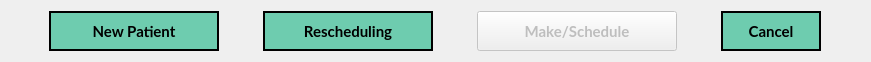
      <widget class="QWidget" name="layoutWidget">
       <property name="geometry">
        <rect>
         <x>290</x>
         <y>40</y>
         <width>871</width>
         <height>42</height>
        </rect>
       </property>
       <layout class="QHBoxLayout" name="horizontalLayout_19">
        <item>
         <widget class="QPushButton" name="NewPatient_Btn">
          <property name="enabled">
           <bool>true</bool>
          </property>
          <property name="minimumSize">
           <size>
            <width>170</width>
            <height>40</height>
           </size>
          </property>
          <property name="maximumSize">
           <size>
            <width>120</width>
            <height>16777215</height>
           </size>
          </property>
          <property name="font">
           <font>
            <family>Lato</family>
            <pointsize>11</pointsize>
            <weight>75</weight>
            <bold>true</bold>
           </font>
          </property>
          <property name="cursor">
           <cursorShape>PointingHandCursor</cursorShape>
          </property>
          <property name="styleSheet">
           <string notr="true">QPushButton {
	border-image: none;
	background-color: #6ECCAF;
	color: black;
	border: 2px solid black;
}

QPushButton::hover {
	background-color: rgb(139, 231, 100);
	color: white;
}

</string>
          </property>
          <property name="text">
           <string>New Patient</string>
          </property>
         </widget>
        </item>
        <item>
         <widget class="QPushButton" name="DisplayReschedule_Btn">
          <property name="enabled">
           <bool>true</bool>
          </property>
          <property name="minimumSize">
           <size>
            <width>170</width>
            <height>40</height>
           </size>
          </property>
          <property name="maximumSize">
           <size>
            <width>120</width>
            <height>16777215</height>
           </size>
          </property>
          <property name="font">
           <font>
            <family>Lato</family>
            <pointsize>11</pointsize>
            <weight>75</weight>
            <bold>true</bold>
           </font>
          </property>
          <property name="cursor">
           <cursorShape>PointingHandCursor</cursorShape>
          </property>
          <property name="styleSheet">
           <string notr="true">QPushButton {
	border-image: none;
	background-color: #6ECCAF;
	color: black;
	border: 2px solid black;
}

QPushButton::hover {
	background-color: rgb(139, 231, 100);
	color: white;
}

</string>
          </property>
          <property name="text">
           <string>Rescheduling</string>
          </property>
         </widget>
        </item>
        <item>
         <widget class="QPushButton" name="DisplaySchedule_Btn">
          <property name="enabled">
           <bool>false</bool>
          </property>
          <property name="minimumSize">
           <size>
            <width>200</width>
            <height>40</height>
           </size>
          </property>
          <property name="maximumSize">
           <size>
            <width>200</width>
            <height>16777215</height>
           </size>
          </property>
          <property name="font">
           <font>
            <family>Lato</family>
            <pointsize>11</pointsize>
            <weight>75</weight>
            <bold>true</bold>
           </font>
          </property>
          <property name="cursor">
           <cursorShape>PointingHandCursor</cursorShape>
          </property>
          <property name="styleSheet">
           <string notr="true">QPushButton {
	border-image: none;
	background-color: rgba(110, 204, 175, .2);
	color: rgba(0, 0, 0, .2);
	border: 2px solid rgba(0, 0, 0, .2);
}

QPushButton::hover {
	background-color: rgb(139, 231, 100);
	color: white;
}</string>
          </property>
          <property name="text">
           <string>Make/Schedule</string>
          </property>
         </widget>
        </item>
        <item>
         <widget class="QPushButton" name="DisplayCancel_Btn">
          <property name="enabled">
           <bool>true</bool>
          </property>
          <property name="minimumSize">
           <size>
            <width>100</width>
            <height>40</height>
           </size>
          </property>
          <property name="maximumSize">
           <size>
            <width>100</width>
            <height>16777215</height>
           </size>
          </property>
          <property name="font">
           <font>
            <family>Lato</family>
            <pointsize>11</pointsize>
            <weight>75</weight>
            <bold>true</bold>
           </font>
          </property>
          <property name="cursor">
           <cursorShape>PointingHandCursor</cursorShape>
          </property>
          <property name="styleSheet">
           <string notr="true">QPushButton {
	border-image: none;
	background-color: #6ECCAF;
	color: black;
	border: 2px solid black;
}

QPushButton::hover {
	background-color: rgb(139, 231, 100);
	color: white;
}

</string>
          </property>
          <property name="text">
           <string>Cancel</string>
          </property>
         </widget>
        </item>
       </layout>
      </widget>
